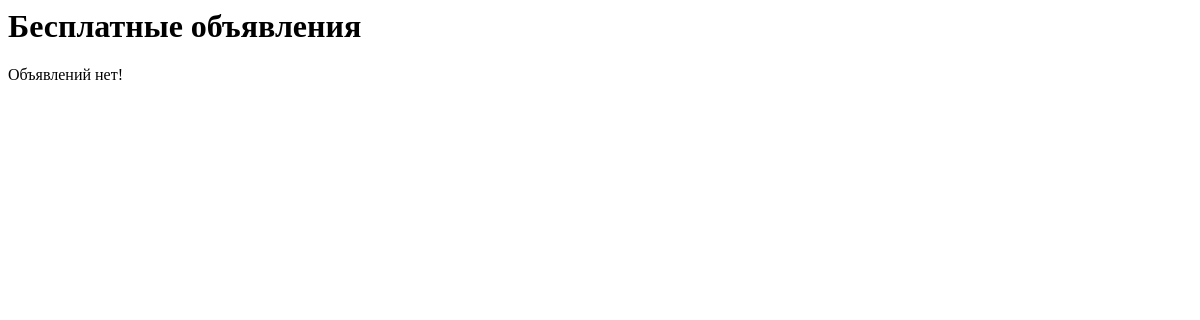
Before: /advertisements/ with the older database file.
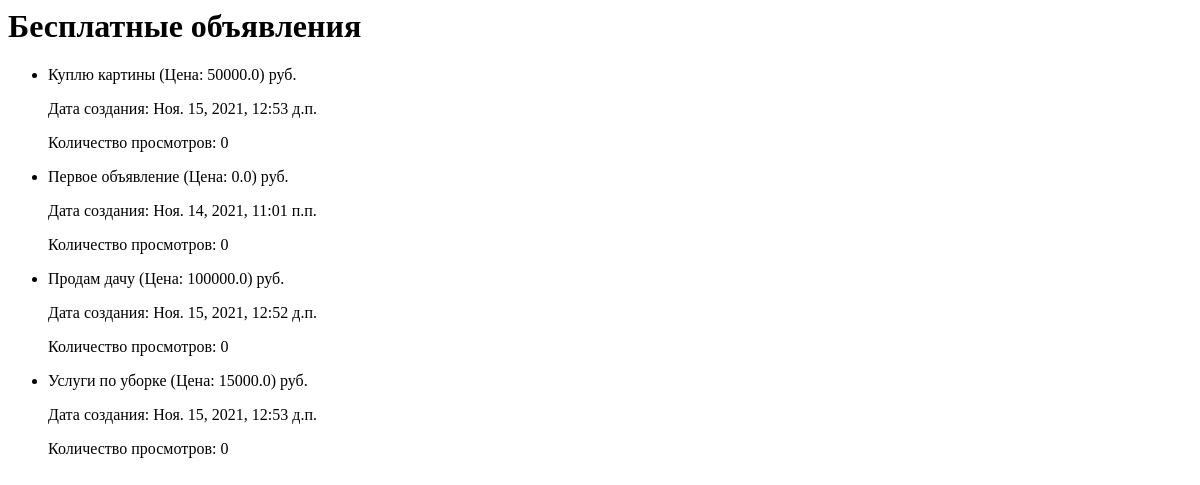
After: the same page with the newer database file.
### advertisements/models.py (models this page shows, shortened)
class Advertisement(models.Model):
    title = models.CharField(max_length=1000, db_index=True, verbose_name='Заголовок')
    description = models.CharField(max_length=1000, default='', verbose_name='Описание')
    created_at = models.DateTimeField(auto_now_add=True)
    updated_at = models.DateTimeField(auto_now=True)
    price = models.FloatField(verbose_name='Цена', default=0)
    views_count = models.IntegerField(verbose_name='Количество просмотров', default=0)
    status = models.ForeignKey('AdvertisementStatus', default=None, null=True, on_delete=models.CASCADE, related_name='advertisements', verbose_name='Статус')
    class Meta:
        db_table = 'advertisements'
        ordering = ['title']

### advertisements/views.py (the view)
# urls.py: path('', advertisement_list, name='advertisement_list'),
def advertisement_list(request, *args, **kwargs):
    advertisements = Advertisement.objects.all()
    return render(request, 'advertisements/advertisements.html', {'advertisements': advertisements})

### advertisements/templates/advertisements/advertisements.html
<html>
    <h1>Бесплатные объявления</h1>
	{% if advertisements %}
	    <ul>
		    {% for advertisement in advertisements %}
			    <li>
				    {{ advertisement.title }} (Цена: {{ advertisement.price }}) руб.
					<p>
					    Дата создания: {{ advertisement.created_at }}
					</p>
					<p>
					    Количество просмотров: {{ advertisement.views_count }}
					</p>
				</li>
			{% endfor %}
		</ul>
	{% else %}
	    <p>Объявлений нет!</p>
	{% endif %}
</html>

Changed rows visible on the page:
added Advertisement: title "Куплю картины", price "50000.0", created_at "Ноя. 15, 2021, 12:53 д.п.", views_count "0"
added Advertisement: title "Первое объявление", price "0.0", created_at "Ноя. 14, 2021, 11:01 п.п.", views_count "0"
added Advertisement: title "Продам дачу", price "100000.0", created_at "Ноя. 15, 2021, 12:52 д.п.", views_count "0"
added Advertisement: title "Услуги по уборке", price "15000.0", created_at "Ноя. 15, 2021, 12:53 д.п.", views_count "0"
Other visible differences:
text no longer shown: "Объявлений нет!"
